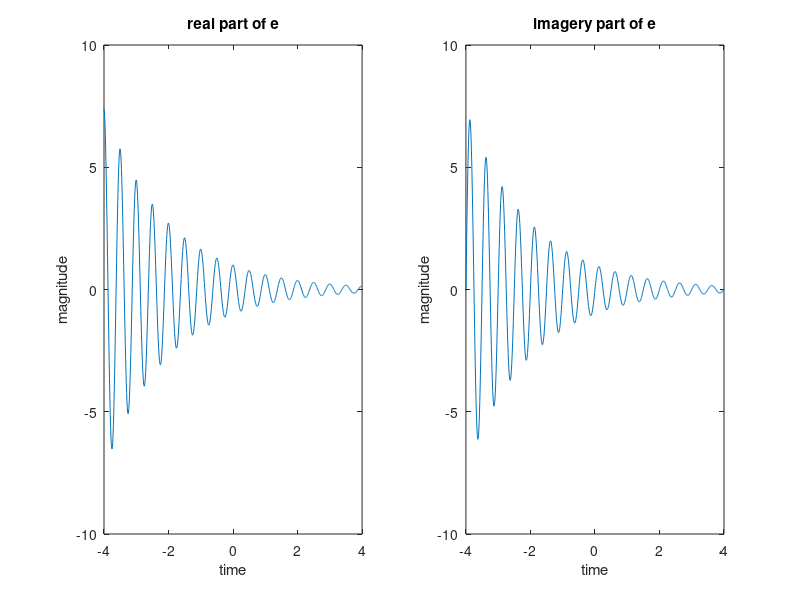

Source code (MATLAB):
t=-4:0.01:4;
x=exp(-0.5*t).*exp(j*4*pi*t);
x_real = real(x);
x_imag = imag(x);
subplot(1,2,1)
plot(t,x_real)
title('real part of e')
xlabel('time')
ylabel('magnitude')
subplot(1,2,2)
plot(t,x_imag)
title('imagery part of e')
xlabel('time')
ylabel('magnitude')